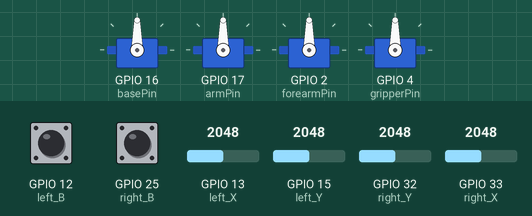
This sketch was run on a simulated ESP32. Parts: 4 × servo. The test bench sets the inputs (shaded band); at power-on: GPIO 13 (left_X) = 2048, GPIO 12 (left_B) LOW, GPIO 15 (left_Y) = 2048, GPIO 25 (right_B) LOW, GPIO 32 (right_Y) = 2048, GPIO 33 (right_X) = 2048.

Above: at 1.2 s.
1.3 s: GPIO 13 (left_X) set to 2943
2.8 s: GPIO 13 (left_X) set to 3051
At 3.26 s:
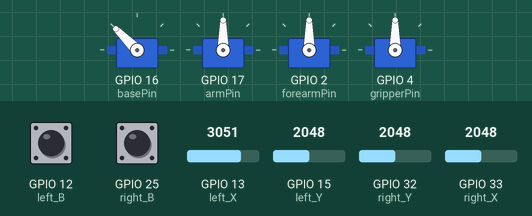
At 4.8 s:
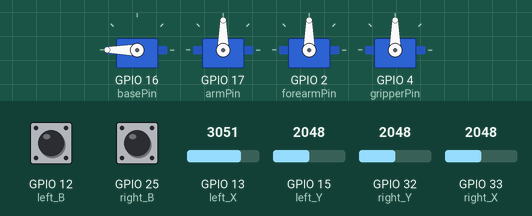
Timing chart, 0 to 6.3 s (numbered marks = the images above; inputs shaded):
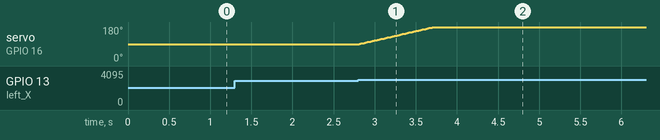

The sketch:

9-3-3_Control_the_robot_with_the_joystick.ino
```cpp
/*
  Keyestudio ESP32 Robot Arm
  9-3-3 tutorial code
  Function: joystick control the robot arm
  http://www.keyestudio.com
*/
#include "ESP32Servo.h"
Servo base;  // create servo object to control a servo
Servo arm;
Servo forearm;
Servo gripper;
//set servo control pins
#define basePin 16
#define armPin 17
#define forearmPin 2
#define gripperPin 4
//set left joystick pins
#define left_B 12
#define left_X 13
#define left_Y 15
//set right joystick pins
#define right_B 25
#define right_X 33
#define right_Y 32
int left_B_data, left_Y_data, left_X_data, right_B_data, right_X_data, right_Y_data;
//servo
int baseAngle = 90;     // Initialize bottom servo angle
int armAngle = 90;       // Initialize upper arm servo angle
int forearmAngle = 90;  // Initialize forearm servo angle
int gripperAngle = 90;  // Initialize claw servo angle

void setup() {
  // put your setup code here, to run once:
  Serial.begin(9600);
  pinMode(left_B, INPUT);
  pinMode(left_X, INPUT);
  pinMode(left_Y, INPUT);
  pinMode(right_B, INPUT);
  pinMode(right_X, INPUT);
  pinMode(right_Y, INPUT);

  base.attach(basePin);  // attaches the servo on pin 16 to the servo object
  arm.attach(armPin);
  forearm.attach(forearmPin);
  gripper.attach(gripperPin);

  base.write(baseAngle);
  arm.write(armAngle);
  forearm.write(forearmAngle);
  gripper.write(gripperAngle);
}

void loop() {
  // put your main code here, to run repeatedly:
  left_B_data = digitalRead(left_B);
  left_X_data = analogRead(left_X);
  left_Y_data = analogRead(left_Y);

  right_B_data = digitalRead(right_B);
  right_X_data = analogRead(right_X);
  right_Y_data = analogRead(right_Y);

  baseControl();
  armControl();
  forearmControl();
  gripperControl();
}

//control base
void baseControl() {
  if (left_X_data > 3000) {
    while (analogRead(left_X) > 3000) {
      base.write(baseAngle++);
      if (baseAngle >= 180) baseAngle = 180;
      delay(10);
    }
  } else if (left_X_data < 20) {
    while (analogRead(left_X) < 20) {
      base.write(baseAngle--);
      if (baseAngle <= 0) baseAngle = 0;
      delay(10);
    }
  }
}

//control upper arm
void armControl() {
  if (left_Y_data > 3000) {
    while (analogRead(left_Y) > 3000) {
      arm.write(armAngle++);
      if (armAngle >= 180) armAngle = 180;
      delay(10);
    }
  } else if (left_Y_data < 20) {
    while (analogRead(left_Y) < 20) {
      arm.write(armAngle--);
      if (armAngle <= 80) armAngle = 80;
      delay(10);
    }
  }
}

//control forearm
void forearmControl() {
  if (right_Y_data < 20) {
    while (analogRead(right_Y) < 20) {
      forearm.write(forearmAngle++);
      if (forearmAngle >= 120) forearmAngle = 120;
      delay(10);
    }
  } else if (right_Y_data > 3000) {
    while (analogRead(right_Y) > 3000) {
      forearm.write(forearmAngle--);
      if (forearmAngle <= 30) forearmAngle = 30;
      delay(10);
    }
  }
}

//control claw
void gripperControl() {
  if (right_X_data > 3000) {
    while (analogRead(right_X) > 3000) {
      gripper.write(gripperAngle++);
      if (gripperAngle >= 150) gripperAngle = 150;
      delay(10);
      // gripper.write(180);
    }
  } else if (right_X_data < 20) {
    while (analogRead(right_X) < 20) {
      // gripper.write(80);
      gripper.write(gripperAngle--);
      if (gripperAngle <= 90) gripperAngle = 90;
      delay(10);
    }
  }
}
```

Measured:
- the behaviour switches between 3000 and 3001 on GPIO 13 (left_X) (found by bisection; images 0 and 1)
- after the input at 1.3 s, every drawn part: stays the same
- after the input at 2.8 s, servo on GPIO 16 (basePin): moves from 90° to 180° over 0.91 s, starting at once
